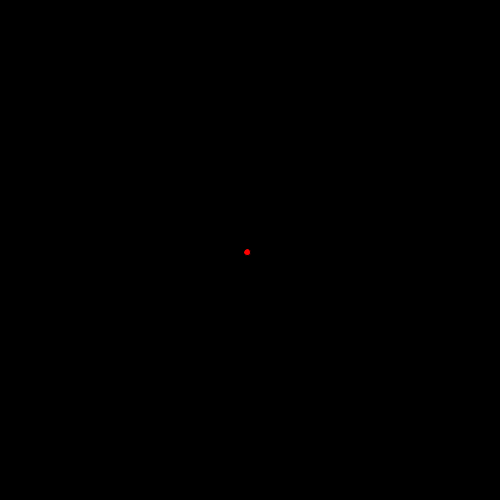
Frame 1 (no input)
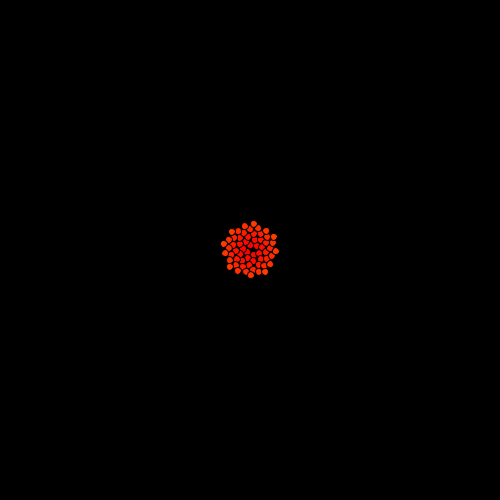
Frame 60 (the mouse pressed at the canvas centre just before this capture)
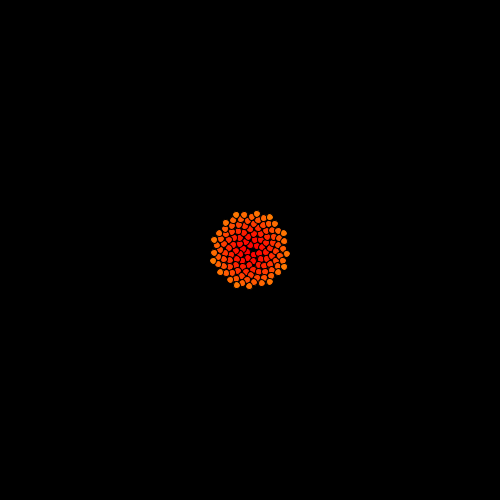
Frame 120 (the mouse held since frame 60 and released just before this capture)

The Processing sketch that drew these frames (run headless with seeded random() and noise(); from frame 60 on, the mouse is pressed at the canvas centre):

// Processing sketch: C30_Phyllotaxis
// ── C30_Phyllotaxis.pde
float c;
float angle;

void setup() {
  size(500, 500);
  c = 7;
  angle = TWO_PI / pow(0.5 * (1 + sqrt(5)), 2);
  
  colorMode(HSB, 1500, 100, 100);
  background(0);
  //stroke(255);
  //fill(0, 127, 0);
  frameRate(120);
}



void draw() {
  translate(width/2, height/2);

  float r = 0.5 * c * sqrt(frameCount);
  float theta = frameCount * angle;
  PVector p = new PVector(r * cos(theta), r * sin(theta));
  
  fill(frameCount % 2500, 100, 100);
  ellipse(p.x, p.y, c, c);
}
